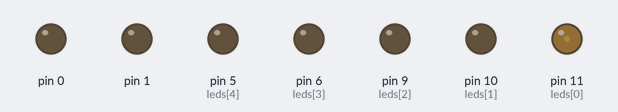
Recording of a sketch running on a simulated Arduino Uno, built with avr-gcc and run on an emulated ATmega328P. Shown: output pins drawn as LEDs (lit = HIGH).

Above: at 0.05 s.
At 1.25 s:
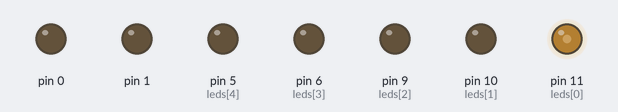
At 2.7 s:
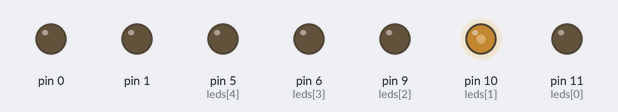
At 5.9 s:
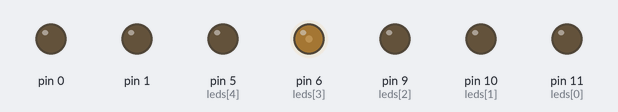
At 8.8 s:
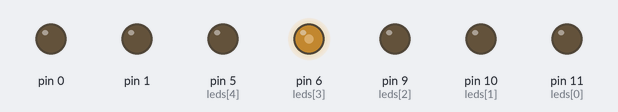
At 12.05 s:
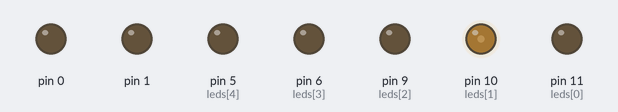
Timing chart, 0 to 15.9 s (numbered marks = the images above):
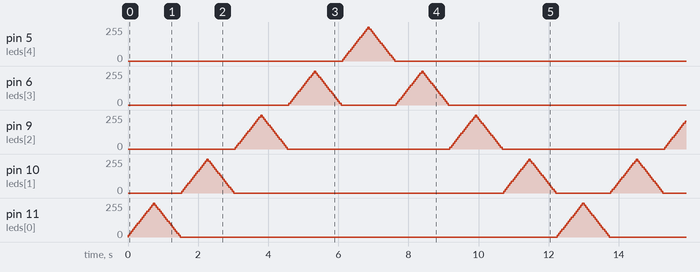

The sketch:

LEDmotion.ino
```cpp
/*
 Name:		LEDmotion.ino
 Created:	21.01.2021 10:12:26
 Author:	queck
*/

const int hell = 1; //Zustand: LED heller werden
const int dunkel = 2; //Zustand: LED dunkler werden
int zustandDimmen = hell; //aktueller Zustand dimmen

const int vorwaerts = 1; //Zustand: LEDs dimmen vorwärts
const int rueckwaerts = 2; //Zustand: LEDs dimmen rückwärts
int zustandRichtung = vorwaerts; //aktueller Zustand Richtung

const int pwmValueMax = 255; //Max-wert PWM
const int pwmValueMin = 0; //Min-wert PWM
const int pwmValueStep = 15; //Zu-/Ab-nahme des PWM-wertes

int pwmValue = 0; //Speicherung des PWMvalues

int leds[] = { 11, 10, 9, 6, 5 }; //Array beinhaltet PWM-Pins
int index = 0; //index Pin-Array
int anzahlLeds = sizeof(leds); //Anzahl LEDs

void setup()
{
	//pinMode wird initialisiert
	for (int i = 0; i < anzahlLeds; i++)
	{
		pinMode(leds[i], OUTPUT);
	}
}

//Methode zum Dimmen der LEDs
void ledDimmer()
{
	if (zustandDimmen == hell)
	{
		pwmValue += pwmValueStep;

		if (pwmValue == pwmValueMax)
		{
			zustandDimmen = dunkel;
			pwmValue = pwmValueMax;
		}
	}
	else if (zustandDimmen == dunkel)
	{
		pwmValue -= pwmValueStep;

		if (pwmValue == pwmValueMin)
		{
			zustandDimmen = hell;
			pwmValue = pwmValueMin;
		}
	}
	analogWrite(leds[index], pwmValue);
	delay(45);
}

//nächster Wert im Index -> Pin-Array
void indexNext()
{
	if (pwmValue == pwmValueMin)
	{
		index++;
	}
}

//Ein Wert zurück im Index -> Pin-Array
void indexBack()
{
	if (pwmValue == pwmValueMin)
	{
		index--;
	}
}

//Richtungsechsel LED
void richtungLed()
{
	if (zustandRichtung == vorwaerts)
	{
		if (index < 4)
		{
			indexNext();
		}
		else
		{
			zustandRichtung = rueckwaerts;
		}
	}

	if (zustandRichtung == rueckwaerts)
	{
		if (index > 0)
		{
			indexBack();
		}
		else
		{
			zustandRichtung = vorwaerts;
		}
	}
}

void loop()
{
	switch (index)
	{
	case 0:
		ledDimmer();
		richtungLed();
		break;

	case 1:
		ledDimmer();
		richtungLed();
		break;

	case 2:
		ledDimmer();
		richtungLed();
		break;

	case 3:
		ledDimmer();
		richtungLed();
		break;

	case 4:
		ledDimmer();
		richtungLed();
		break;
	}
}
```

Measured:
- by itself, pin 6 (leds[3]), pin 10 (leds[1]): moves between 0/255 and 255/255, repeating every 12.2 s
